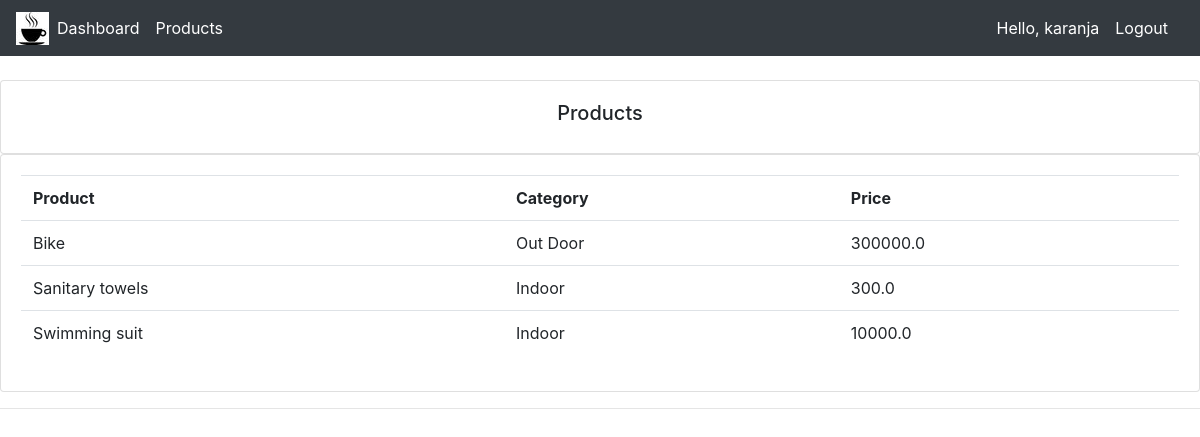
Screenshot of /products/ (signed in) with the database file from the repository.
### customer_app/models.py (models this page shows, shortened)
class Product(models.Model):
    CATEGORY = (
        ('Indoor', 'Indoor'),
        ('Out Door', 'Out Door'),
    )
    name = models.CharField(max_length=200)
    price = models.FloatField()
    category = models.CharField(max_length=200, choices=CATEGORY)
    description = models.CharField(max_length=200)
    tag = models.ManyToManyField(Tag)
    date_created = models.DateTimeField(default=timezone.now)

### customer_app/views.py (the view)
# urls.py: path('products/', views.products, name='products'),
def products(request):
    context = {
        'products': Product.objects.all()
    }
    return render(request, 'customer_app/products.html', context)

### templates/customer_app/products.html
{% extends 'base.html' %}
{% block content %}
    <br>
    <div class="row">
        <div class="col-md">
            <div class="card card-body">
                <h5 class="text-center">Products</h5>
            </div>
            <div class="card card-body">
                <table class="table">
                    <tr>
                        <th>Product</th>
                        <th>Category</th>
                        <th>Price</th>
                    </tr>
                    {% for product in products %}
                    <tr>
                        <td>{{ product.name }}</td>
                        <td>{{ product.category }}</td>
                        <td>{{ product.price }}</td>
                    </tr>
                    {% endfor %}
                </table>
            </div>
        </div>
    </div>
{% endblock content %}

### templates/customer_app/navbar.html (shortened to what this page needs)
{% load static %}
<nav class="navbar navbar-expand-lg navbar-dark bg-dark">
  <a href="/"> <img src="{% static 'images/logo.jpg' %}"> </a>
  <div class="collapse navbar-collapse" id="navbarNav">
    <ul class="navbar-nav">
      <li class="nav-item active">
        <a class="nav-link" href="{% url 'home' %}">Dashboard</a>
      </li>
      <li class="nav-item active">
        <a class="nav-link" href="{% url 'products' %}">Products</a>
      </li>
    </ul>
  </div>
  <span class="hello-logout">Hello, {{request.user}}</span>
  <span>
    <a class="hello-logout" href="{% url 'logout' %}">Logout</a>
  </span>
</nav>

### static/css/style.css (style rules this page uses)
body { background-color: #C0C0C0; }

### templates/customer_app/navbar.html (style rules this page uses)
.hello-logout { font-size: 16px; color: #fff; margin-right: 16px; }

### rows the page displays
Product: name "Bike", category "Out Door", price "300000.0"
Product: name "Sanitary towels", category "Indoor", price "300.0"
Product: name "Swimming suit", category "Indoor", price "10000.0"

### other values shown
{{ request.user }} "karanja"
